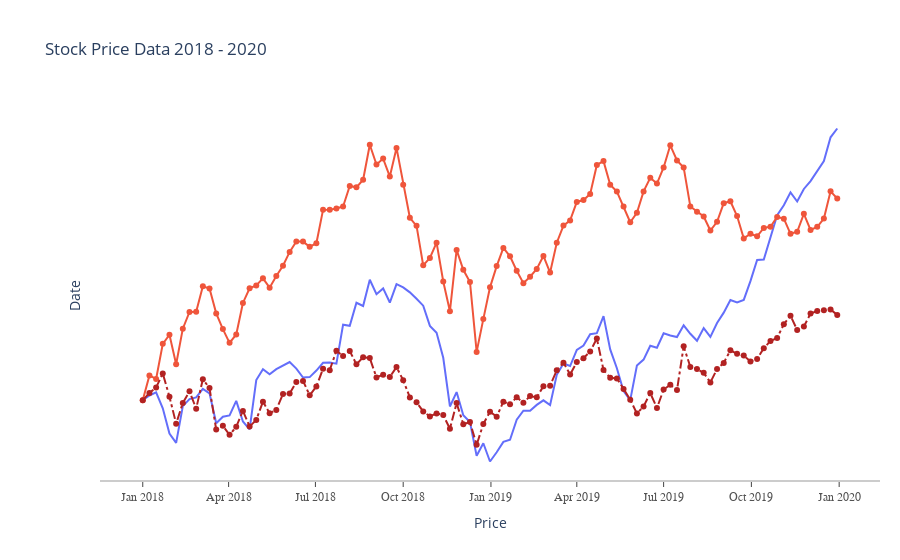

Notebook code for this chart:
### Code cell
df_stocks = px.data.stocks()
px.line(df_stocks, x = 'date', y = ['GOOG', 'AAPL'],
        labels = {'x':'Date', 'y': 'Price'}, title = 'Apple vs. Google')

fig = go.Figure() #complex types of graphs

#Pulling individual columns of data from the data set and using markers 
fig.add_trace(go.Scatter(x=df_stocks.date, y = df_stocks.AAPL,
             mode = 'lines', name = 'Apple'))
fig.add_trace(go.Scatter(x=df_stocks.date, y = df_stocks.AMZN,
             mode = 'lines+markers', name = 'Amazon'))
fig.add_trace(go.Scatter(x=df_stocks.date, y = df_stocks.GOOG,
             mode = 'lines+markers', name = 'Google',
                        line = dict(color='firebrick', width = 2,
                                   dash = 'dashdot')))

fig.update_layout(title = 'Stock Price Data 2018 - 2020', xaxis_title = 'Price', yaxis_title = 'Date')
fig.update_layout( 
xaxis = dict( 
showline = True, showgrid = False, showticklabels = True, 
linecolor= 'rgb(204, 204, 204)',
linewidth = 2, ticks = 'outside', tickfont = dict(
family = 'Arial', size = 12, color = 'rgb(82, 82, 82)',
),
),
yaxis = dict(showgrid = False, zeroline = False, showline = False,
            showticklabels = False),
autosize = False,
margin = dict(
autoexpand = False, l = 100, r = 20, t = 110, ),
showlegend = False, plot_bgcolor = 'white')
